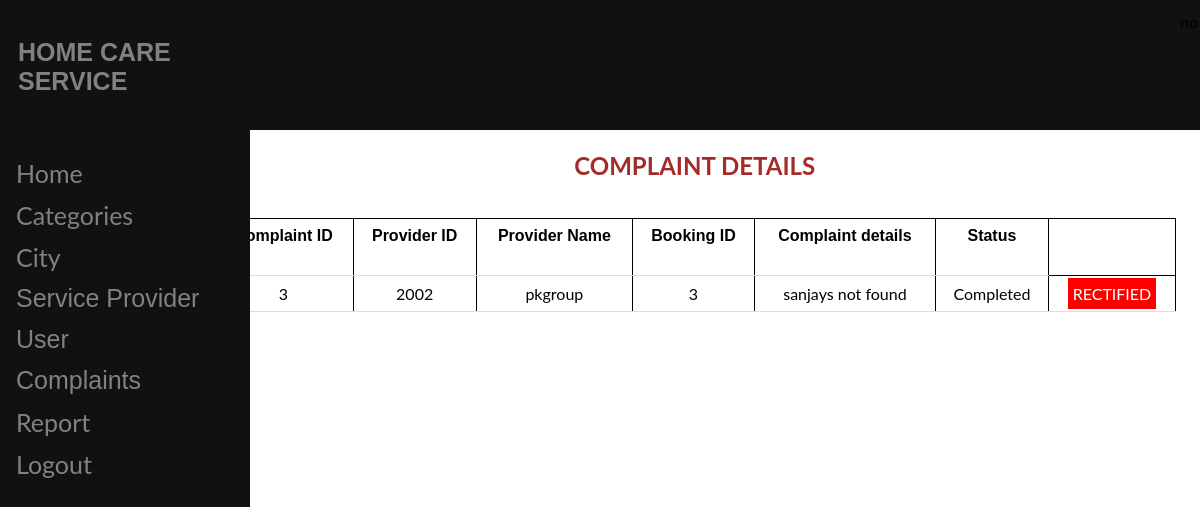
Page /adminspcompaints.php on the committed database.
### tables this page shows
CREATE TABLE `complaintprovider` (
  `cid` int(100) NOT NULL,
  `workid` int(100) NOT NULL,
  `wname` varchar(200) NOT NULL,
  `bookid` int(100) NOT NULL,
  `complaint` varchar(200) NOT NULL,
  `status` varchar(200) NOT NULL
);

### adminspcompaints.php (the view, shortened to what this page needs)
<html>
<?php include"adminheader.php"?>
</head>
<body>
  <form action="adminspcompaints.php" method="post">
<div style="margin-left:16%;padding:1px 16px;height:1000px;">
<h2>COMPLAINT DETAILS</h2>
<br>
<?php
include"dbconfig.php";
$result = mysqli_query($handle, "SELECT * FROM complaintprovider");
echo '<table border="0" cellspacing="2" cellpadding="2">
      <tr>
      <td> <font face="Arial"><h4>Complaint ID </h4></font> </td>
          <td> <font face="Arial"><h4>Provider ID </h4></font> </td>
          <td> <font face="Arial"><h4>Provider Name </h4></font> </td>
          <td> <font face="Arial"><h4>Booking ID</h4></font> </td>
          <td> <font face="Arial"><h4>Complaint details </h4></font> </td>
          <td> <font face="Arial"><h4>Status</h4></font> </td>
      </tr>';
  while ($row = $result->fetch_assoc())
  {
      $field = $row["cid"];
      $field0name = $row["workid"];
      $field1name = $row["wname"];
      $field2name =  $row["bookid"];
      $field3name = $row["complaint"];
      $field4name = $row["status"];
      echo '<tr>
                <td>'.$field.'</td>
                <td>'.$field0name.'</td>
                <td>'.$field1name.'</td>
                <td>'.$field2name.'</td>
                <td>'.$field3name.'</td>
                <td>'.$field4name.'</td> ';
                echo "<td><a class='bt' href='adminspcompaints.php?cmpt=".$row["cid"]."'>RECTIFIED</a></td>";
                echo "</tr>";
}
echo "</table>";
?>
</form>

### adminheader.php (style rules this page uses)
body { font-family: "Lato", sans-serif; }

### adminspcompaints.php (style rules this page uses)
h2 { text-align: center; color: brown; }
.bt { text-decoration:none; background-color: red; color: white; padding: 6px 5px; border: none; }
table { border: 1px solid; border-collapse: collapse; width: 100%; }
th, td { padding: 8px; text-align: center; border: 1px solid; border-bottom: 1px solid #ddd; }

### rows in the picture
complaintprovider: cid "3", workid "2002", wname "pkgroup", bookid "3", complaint "sanjays not found", status "Completed"
